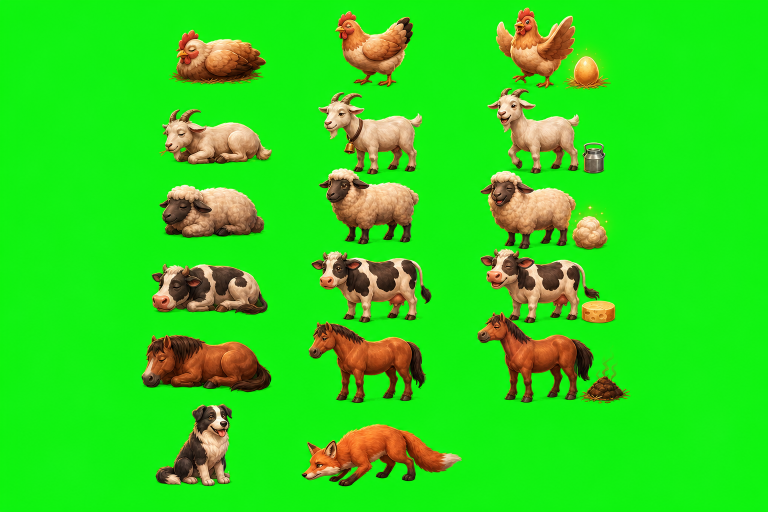
#> input picture design/statek-art/statek-atlas-c-key.png, 1536 x 1024 px (shown at 1/2 size)
$ python split_atlas.py
#> lines starting #> are read from the running program, lines starting #| are printed output that depends on the picture; after the words box and inside, x2 and y2 are one past the last pixel; in counts of white or black regions, pixels touching at a corner belong together
# -*- coding: utf-8 -*-
"""Statek - z chroma atlasu vyrobi samostatne WebP sprity pro scenu.

Vstup:  design/statek-art/statek-atlas-c-key.png (1536x1024, zeleny klic, 3 sloupce x 6 rad)
Vystup: web/img/farm/animals/{art}-{stav}.webp + dog.webp + fox.webp

Proc samostatne soubory a ne orez z atlasu: v atlasu se zvirata misty dotykaji,
takze obdelnikovy orez tahal do policka kus souseda (krava ve stavu ready mela
pod sebou kus konske hrivy). Kazdy sprite se maskuje vlastni komponentou, cizi
pixely se odalfuji a projevit se nemuzou.

Spusteni: python design/statek-art/split_atlas.py
"""
from pathlib import Path

import numpy as np
from PIL import Image

ROOT = Path(__file__).resolve().parents[2]
SRC = Path(__file__).parent / "statek-atlas-c-key.png"
OUT = ROOT / "web" / "img" / "farm" / "animals"

ROWS = ["chicken", "goat", "sheep", "cow", "horse", "special"]
STATES = ["hungry", "producing", "ready"]

KEY_LO, KEY_HI = 40, 90   # zelenost (g - max(r,b)): pod LO kryje, nad HI je pozadi
MIN_PX = 200              # mensi skvrny = smeti z klicovani

# Konska hriva se v atlasu dotyka kravskeho kopyta -> jedna souvisla skvrna.
# Rez vede po viditelne hrane mezi nimi, obe zvirata zustanou cela.
SEAM = ((1011, 634), (1025, 642))


def unkey(path):
    """Zeleny klic -> RGBA. Mekky prechod na hranach + odstraneni zeleneho lemu."""
    p = np.array(Image.open(path).convert("RGB")).astype(np.int16)
    r, g, b = p[:, :, 0], p[:, :, 1], p[:, :, 2]
    mx = np.maximum(r, b)

    a = np.clip((KEY_HI - (g - mx)) / (KEY_HI - KEY_LO), 0, 1)
    p[:, :, 1] = np.minimum(g, mx)   # despill: zelenou nad uroven r/b srazit dolu
    return np.dstack([p, (a * 255).round()]).astype(np.uint8)


def label(mask):
    """Scanline union-find CC (4-souvislost)."""
    h, w = mask.shape
    parent = [0]
    lab = np.zeros((h, w), dtype=np.int32)

    def find(a):
        while parent[a] != a:
            parent[a] = parent[parent[a]]
            a = parent[a]
        return a

    for y in range(h):
        for x in np.where(mask[y])[0]:
            up = lab[y - 1, x] if y else 0
            left = lab[y, x - 1] if x else 0
            if up and left:
                lab[y, x] = min(up, left)
                ra, rb = find(up), find(left)
                if ra != rb:
                    parent[max(ra, rb)] = min(ra, rb)
            elif up or left:
                lab[y, x] = up or left
            else:
                lab[y, x] = len(parent)
                parent.append(len(parent))

    flat = lab.ravel()
    nz = flat > 0
    flat[nz] = np.array([find(i) for i in range(len(parent))])[flat[nz]]
    return flat.reshape(h, w)


def cut_seam(mask):
    (x0, y0), (x1, y1) = SEAM
    n = max(abs(x1 - x0), abs(y1 - y0)) * 4
    for i in range(n + 1):
        x = round(x0 + (x1 - x0) * i / n)
        y = round(y0 + (y1 - y0) * i / n)
        mask[y - 1:y + 2, x] = False   # 3px siroky, at rez drzi i pres antialias


def col_cuts(mask):
    """2 nejsirsi ciste svisle mezery = hranice sloupcu."""
    proj = mask.sum(axis=0)
    gaps, s = [], None
    for i, v in enumerate(proj):
        if v == 0 and s is None:
            s = i
        if v != 0 and s is not None:
            gaps.append((s, i))
            s = None
    gaps = [g for g in gaps if g[0] > 0]
    return sorted((a + b) // 2 for a, b in sorted(gaps, key=lambda g: g[1] - g[0], reverse=True)[:2])


def main():
    px = unkey(SRC)
#> in unkey, `return np.dstack([p, (a * 255).round()]).astype(np.uint8)`:
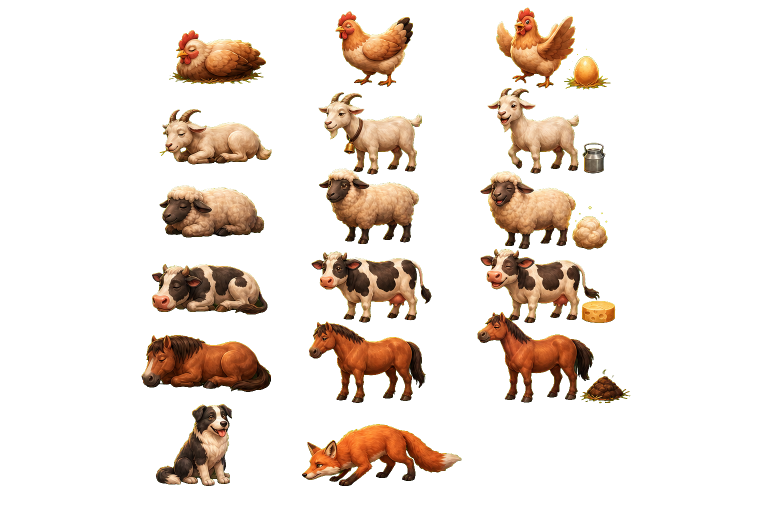
#> returned value: shape (1024, 1536, 4) (shown at 1/2 size); mean of channels 0, 1, 2, 3 43.6, 34.5, 26.5, 49.1; transparent parts drawn white
    H, W = px.shape[:2]
#> H = 1024; W = 1536

    mask = px[:, :, 3] > 16
#> mask: shape (1024, 1536) bool; 19.4% white; 37 white regions (15 under 20 px), largest, box (x1, y1, x2, y2) and area: (955, 497, 1199, 805) 37404, (637, 184, 844, 488) 33634, (283, 669, 542, 784) 21959
    cut_seam(mask)
#> after the loop in cut_seam, `for i in range(n + 1):`: mask: shape (1024, 1536) bool; 19.4% white; 38 white regions (15 under 20 px), largest, box (x1, y1, x2, y2) and area: (637, 184, 844, 488) 33634, (283, 669, 542, 784) 21959, (604, 848, 923, 972) 21039
    lab = label(mask)
#> after the loop in label, `for y in range(h):`:
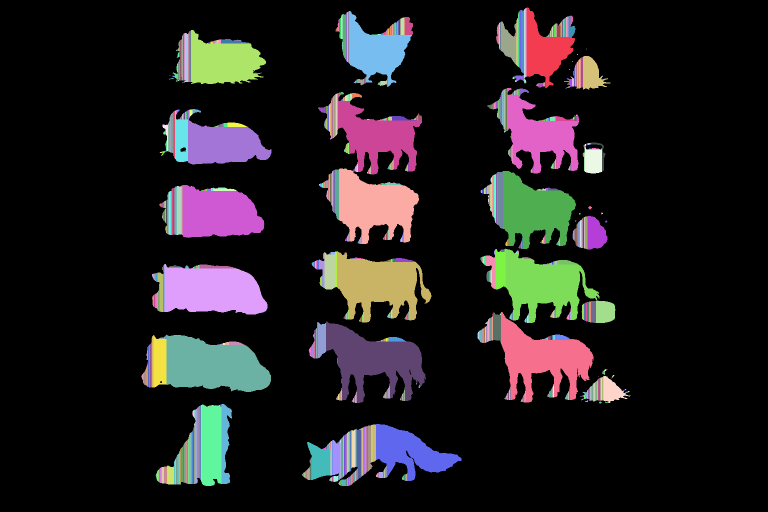
#> lab: shape (1024, 1536) int32 (shown at 1/2 size); 1536 distinct labels, from 0 to 1535; one colour per label, 0 black
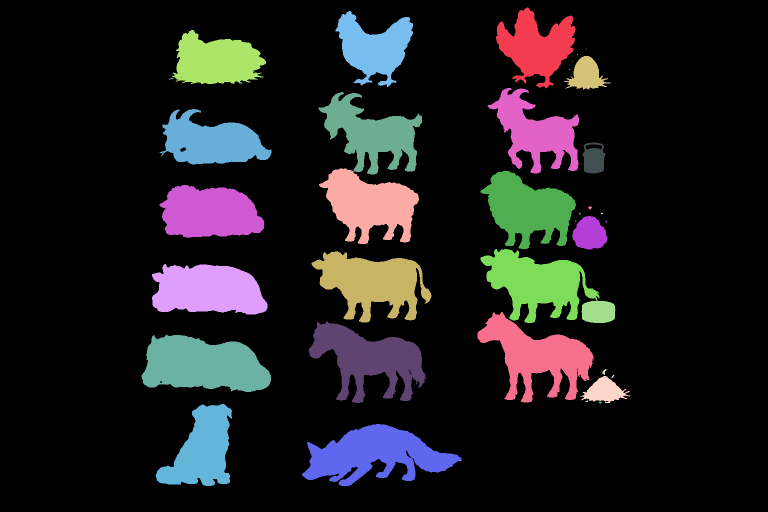
#> lab: shape (1024, 1536) int32 (shown at 1/2 size); 41 distinct labels, from 0 to 1342; one colour per label, 0 black

    cx = [0] + col_cuts(mask) + [W]
#> in col_cuts, `proj = mask.sum(axis=0)`: proj = 1536 values, max 689 at index 698, min 0 at index 0, mean 198.6
#> after the loop in col_cuts, `for i, v in enumerate(proj):`: gaps = [(0, 283), (543, 604), (923, 955)]; s = 1261
#> in col_cuts, `gaps = [g for g in gaps if g[0] > 0]`: gaps = [(543, 604), (923, 955)]
#> cx = [0, 573, 939, 1536]
    print(f"hranice sloupcu: {cx[1:3]}")
#| hranice sloupcu: [573, 939]

    cells = {}
    for i in np.unique(lab[lab > 0]):
        ys, xs = np.where(lab == i)
        if len(ys) < MIN_PX:
            continue
        # radu urci teziste v pravidelne mrizce 6 rad, sloupec ciste svisle mezery
        r = min(int((ys.min() + ys.max()) / 2 // (H / 6)), 5)
        c = next(j for j in range(3) if cx[j] <= (xs.min() + xs.max()) / 2 < cx[j + 1])
        cells.setdefault((r, c), []).append(i)
#> this loop made 40 passes
#> (i, r, c) on passes 2, 3, 6, 11, 12, 13, 14, 15, 16, 17, 21, 24: (8, 0, 1), (99, 0, 0), (167, 0, 2), (280, 1, 2), (296, 1, 1), (357, 1, 0), (468, 1, 2), (566, 2, 1), (583, 2, 2), (627, 2, 0), (708, 2, 2), (806, 3, 2)
#> (i, ys, xs) on passes 4, 5, 7, 8, 9, 20: (157, [97, 98, 98], [1172, 1172, 1173]), (165, [108, 108, 109, 109], [1154, 1155, 1154, 1155]), (181, [123, 123], [1144, 1145]), (194, [138, 139, 139], [1138, 1138, 1139]), (203, [150, 150], [339, 340]), (705, [426, 426, 426, 427, 427, 427, 428, 428, 428], [1158, 1159, 1160, 1158, 1159, 1160, 1158, 1159, 1160])
#> after the loop, cells = 17 items

    OUT.mkdir(parents=True, exist_ok=True)
    for (r, c), ids in sorted(cells.items()):
        name = f"{ROWS[r]}-{STATES[c]}" if ROWS[r] != "special" else ("dog" if c == 0 else "fox")
        keep = np.isin(lab, ids)              # jen vlastni komponenty (zvire + jeho produkt)
        ys, xs = np.where(keep)
        y0, y1, x0, x1 = ys.min(), ys.max() + 1, xs.min(), xs.max() + 1
        out = px[y0:y1, x0:x1].copy()
        out[:, :, 3] *= keep[y0:y1, x0:x1]    # cizi pixely v obdelniku odalfovat
        Image.fromarray(out).save(OUT / f"{name}.webp", quality=92, method=6)
        print(f"  {name:18s} {x1 - x0:3d}x{y1 - y0:3d}  {len(ids)} kompon.")
#> this loop made 17 passes
#> (r, c, ids, name, y0, y1, x0, x1) on passes 1 to 12: (0, 0, [99], 'chicken-hungry', 60, 168, 344, 532), (0, 1, [8], 'chicken-producing', 22, 174, 671, 826), (0, 2, [1, 167], 'chicken-ready', 15, 179, 992, 1221), (1, 0, [357], 'goat-hungry', 218, 329, 319, 543), (1, 1, [296], 'goat-producing', 184, 349, 637, 844), (1, 2, [280, 468], 'goat-ready', 176, 347, 975, 1211), (2, 0, [627], 'sheep-hungry', 370, 476, 319, 529), (2, 1, [566], 'sheep-producing', 337, 488, 638, 838), (2, 2, [583, 708], 'sheep-ready', 342, 499, 961, 1215), (3, 0, [871], 'cow-hungry', 528, 629, 304, 535), (3, 1, [814], 'cow-producing', 502, 645, 623, 863), (3, 2, [806, 927], 'cow-ready', 497, 646, 961, 1231)
#|   chicken-hungry     188x108  1 kompon.
#|   chicken-producing  155x152  1 kompon.
#|   chicken-ready      229x164  2 kompon.
#|   goat-hungry        224x111  1 kompon.
#|   goat-producing     207x165  1 kompon.
#|   goat-ready         236x171  2 kompon.
#|   sheep-hungry       210x106  1 kompon.
#|   sheep-producing    200x151  1 kompon.
#> (further printed lines are left out)
#> pass 1, in main, `keep = np.isin(lab, ids)`:
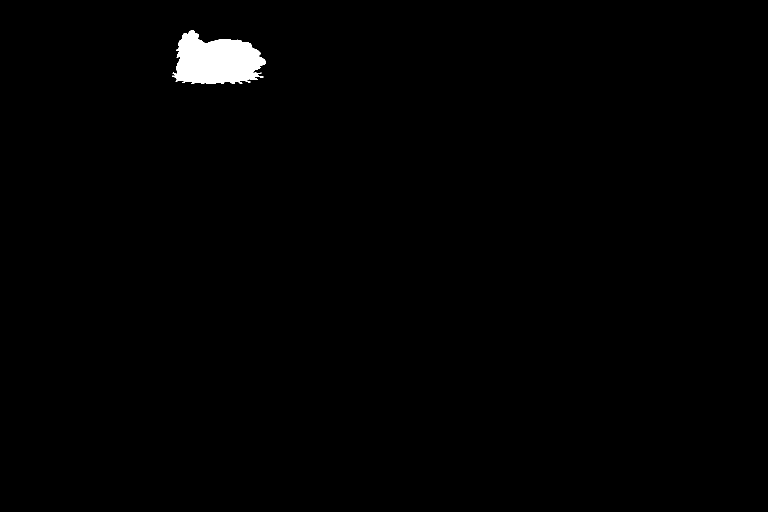
#> keep: shape (1024, 1536) bool (shown at 1/2 size); 0.89% white; 1 white region, box (x1, y1, x2, y2) and area: (344, 60, 532, 168) 13943
#> pass 1, in main, `out = px[y0:y1, x0:x1].copy()`:
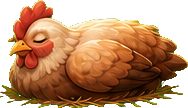
#> out: shape (108, 188, 4); mean of channels 0, 1, 2, 3 115.8, 74, 41.3, 173.7; transparent parts drawn white
#> after the loop:
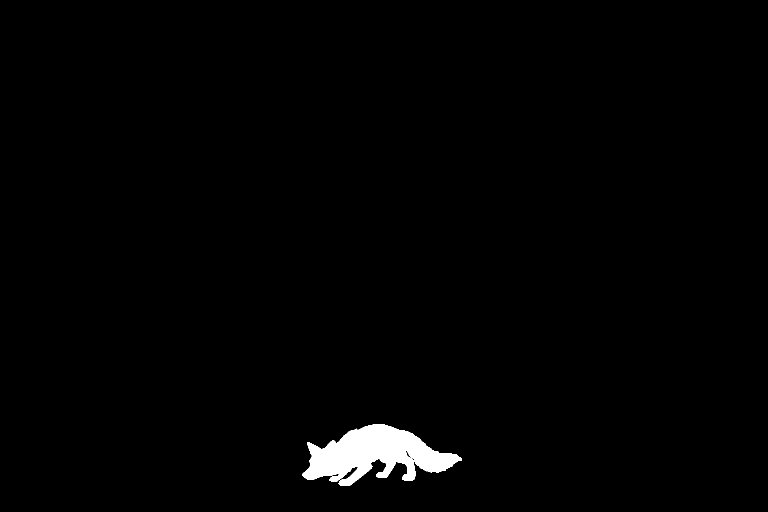
#> keep: shape (1024, 1536) bool (shown at 1/2 size); 1.3% white; 1 white region, box (x1, y1, x2, y2) and area: (604, 848, 923, 972) 21039
#> after the loop:
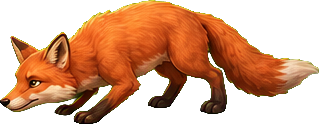
#> out: shape (124, 319, 4); mean of channels 0, 1, 2, 3 102.9, 55.9, 27.3, 134.6; transparent parts drawn white

    want = {f"{a}-{s}" for a in ROWS[:5] for s in STATES} | {"dog", "fox"}
    got = {p.stem for p in OUT.glob("*.webp")}
#> (the run stopped early here; a loop or call above may not have finished)
